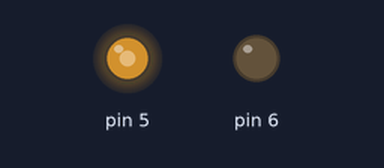
A sketch run on a simulated Arduino Uno, built with avr-gcc and run on an emulated ATmega328P. Shown: output pins drawn as LEDs (lit = HIGH).

Above: at 0.1 s.
Timing chart, 0 to 1.6 s (numbered marks = the images above):
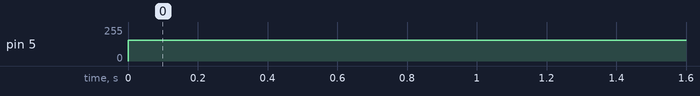

The sketch:

11_MotorDC_A.ino
```cpp
struct motor {
  int Derecho;
  int Izquierdo;
};

motor ModorDC = { 5, 6 };

void setup() {
  pinMode(ModorDC.Derecho, OUTPUT);
  pinMode(ModorDC.Izquierdo, OUTPUT);
}

void loop() {
  analogWrite(ModorDC.Derecho, 155);
  digitalWrite(ModorDC.Izquierdo, LOW);
}
```

Measured:
- by itself, pin 5: 0/255 → 155/255 at 0.00 s
